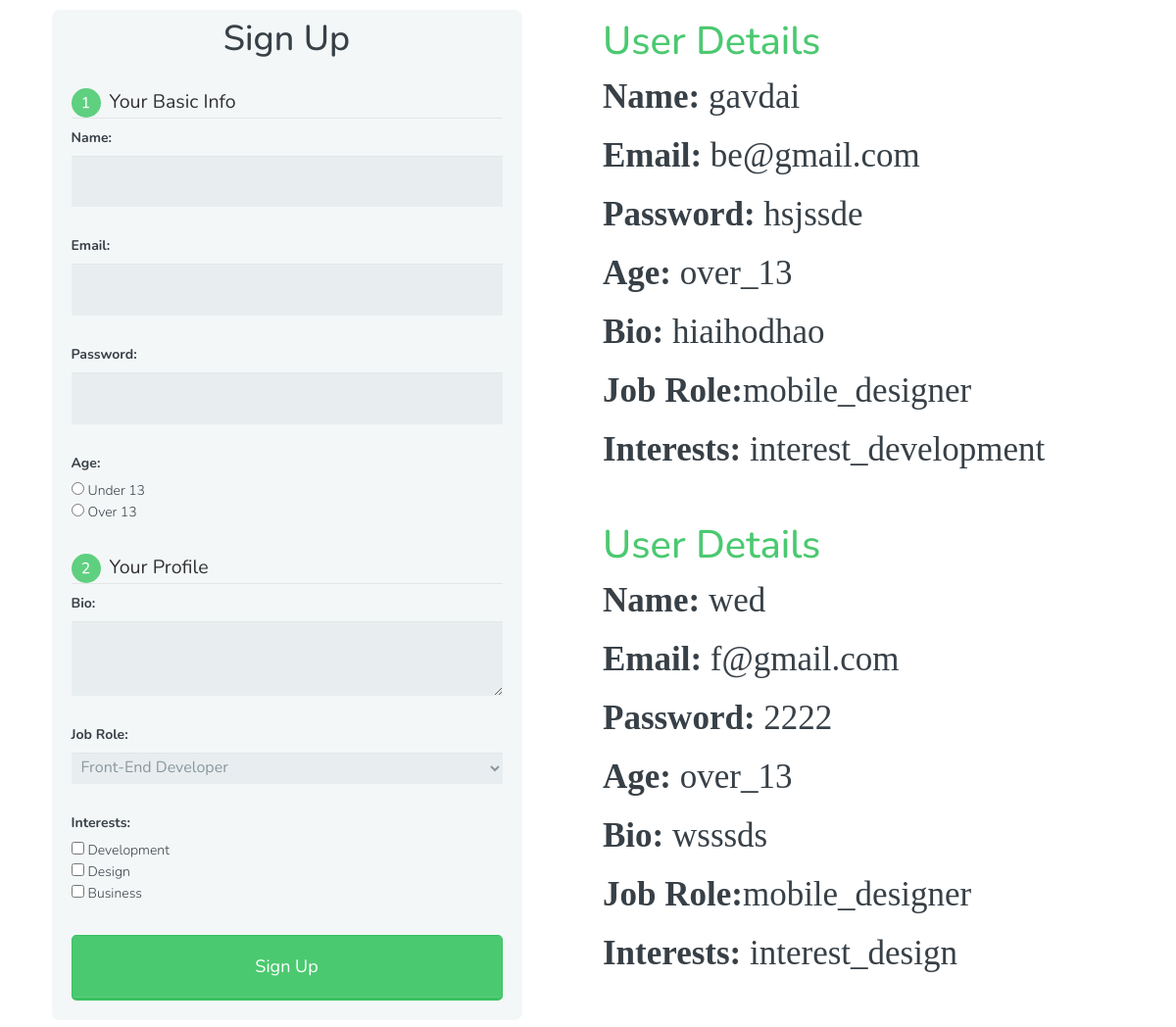
The page / on the database its author committed.
### app.py (models this page shows, shortened)
class Users(db.Model):
    user_name = db.Column(db.String(30), unique=False, nullable=False, primary_key=False)
    user_email = db.Column(db.String(30), unique=True, nullable=False, primary_key=False)
    user_password = db.Column(db.String(), primary_key=True, nullable=False, unique=True)
    user_age = db.Column(db.String(30), unique=False, nullable=False, primary_key=False)
    user_bio = db.Column(db.String(30), unique=False, nullable=False, primary_key=False)
    user_job = db.Column(db.String(30), unique=False, nullable=False, primary_key=False)
    user_interest = db.Column(db.String(30), unique=False, nullable=False, primary_key=False)

### app.py (the view, shortened to what this page needs)
@app.route("/", methods=["GET","POST"])
def home():
    userprofile = Users.query.all()
    return render_template('index.html', userprofile = userprofile)

### templates/index.html (shortened to what this page needs)
<html>
    <head>
        <link rel="stylesheet" href="https://codepen.io/gymratpacks/pen/VKzBEp#0">
        <link rel="stylesheet" href="https://maxcdn.bootstrapcdn.com/bootstrap/3.4.1/css/bootstrap.min.css">
        <link rel="stylesheet" href="{{ url_for('static',filename='styles/style.css') }}">
    </head>
    <body>
      <div class="row">
    <div class="col-md-6">
      <form action="/" method="POST">
        <h1> Sign Up </h1>
        <fieldset>
          <legend><span class="number">1</span> Your Basic Info</legend>
          <label for="name">Name:</label>
          <input type="text" id="name" name="user_name">
          <label for="email">Email:</label>
          <input type="email" id="mail" name="user_email">
          <label for="password">Password:</label>
          <input type="password" id="password"  name="user_password">
          <label>Age:</label>
          <input type="radio" id="under_13" value="under_13" name="user_age"><label for="under_13" class="light">Under 13</label><br>
          <input type="radio" id="over_13" value="over_13" name="user_age"><label for="over_13" class="light">Over 13</label>
        </fieldset>
        <fieldset>
          <legend><span class="number">2</span> Your Profile</legend>
         <label for="bio">Bio:</label>
          <textarea id="bio" name="user_bio"></textarea>
         <label for="job">Job Role:</label>
          <select id="job" name="user_job">
            <optgroup label="Web">
              <option value="frontend_developer">Front-End Developer</option>
            </optgroup>
          </select>
          <label>Interests:</label>
          <input type="checkbox" id="development" value="interest_development" name="user_interest"><label class="light" for="development">Development</label><br>
          <input type="checkbox" id="design" value="interest_design" name="user_interest"><label class="light" for="design">Design</label><br>
          <input type="checkbox" id="business" value="interest_business" name="user_interest"><label class="light" for="business">Business</label>
         </fieldset>
        <button type="submit">Sign Up</button>
       </form>
        </div>
        <div class="col-md-6">
          {%for user in userprofile%}
          <h2>User Details</h2>
        <p><b>Name: </b> {{user.user_name}}</p>
        <p><b>Email: </b> {{user.user_email}}</p>
        <p><b>Password: </b> {{user.user_password}}</p>
        <p><b>Age:</b> {{user.user_age}}</p>
        <p><b>Bio: </b>{{user.user_bio}}</p>
        <p><b>Job Role:</b>{{user.user_job}}</p>
        <p><b>Interests: </b>{{user.user_interest}}</p>
     {%endfor%}
        </div>
      </div>
</body>
</html>

### static/styles/style.css (style rules this page uses)
*, *:before, *:after { -moz-box-sizing: border-box; -webkit-box-sizing: border-box; box-sizing: border-box; }
body { font-family: 'Nunito', sans-serif; color: #384047; }
form { max-width: 300px; margin: 10px auto; padding: 10px 20px; background: #f4f7f8; border-radius: 8px; }
h1 { margin: 0 0 30px 0; text-align: center; }
input[type="text"], input[type="password"], input[type="date"], input[type="datetime"], input[type="email"], input[type="number"], input[type="search"], input[type="tel"], input[type="time"], input[type="url"], textarea, select { background: rgba(255,255,255,0.1); border: none; font-size: 16px; height: auto; margin: 0; outline: 0; padding: 15px; width: 100%; background-color: #e8eeef; color: #8a97a0; box-shadow: 0 1px 0 rgba(0,0,0,0.03) inset; margin-bottom: 30px; }
input[type="radio"], input[type="checkbox"] { margin: 0 4px 8px 0; }
select { padding: 6px; height: 32px; border-radius: 2px; }
button { padding: 19px 39px 18px 39px; color: #FFF; background-color: #4bc970; font-size: 18px; text-align: center; font-style: normal; border-radius: 5px; width: 100%; border: 1px solid #3ac162; border-width: 1px 1px 3px; box-shadow: 0 -1px 0 rgba(255,255,255,0.1) inset; margin-bottom: 10px; }
fieldset { margin-bottom: 30px; border: none; }
legend { font-size: 1.4em; margin-bottom: 10px; }
label { display: block; margin-bottom: 8px; }
label.light { font-weight: 300; display: inline; }
.number { background-color: #5fcf80; color: #fff; height: 30px; width: 30px; display: inline-block; font-size: 0.8em; margin-right: 4px; line-height: 30px; text-align: center; text-shadow: 0 1px 0 rgba(255,255,255,0.2); border-radius: 100%; }
@media screen and (min-width: 480px) { form { max-width: 480px; } }
p { font-size:3.5rem !important; font-family: Cambria, Cochin, Georgia, Times, 'Times New Roman', serif; }
h2 { color: #4bc970; font-size:4rem !important; }

### rows shown on the page
Users: user_name "gavdai", user_email "be@gmail.com", user_password "hsjssde", user_age "over_13", user_bio "hiaihodhao", user_job "mobile_designer", user_interest "interest_development"
Users: user_name "wed", user_email "f@gmail.com", user_password "2222", user_age "over_13", user_bio "wsssds", user_job "mobile_designer", user_interest "interest_design"
